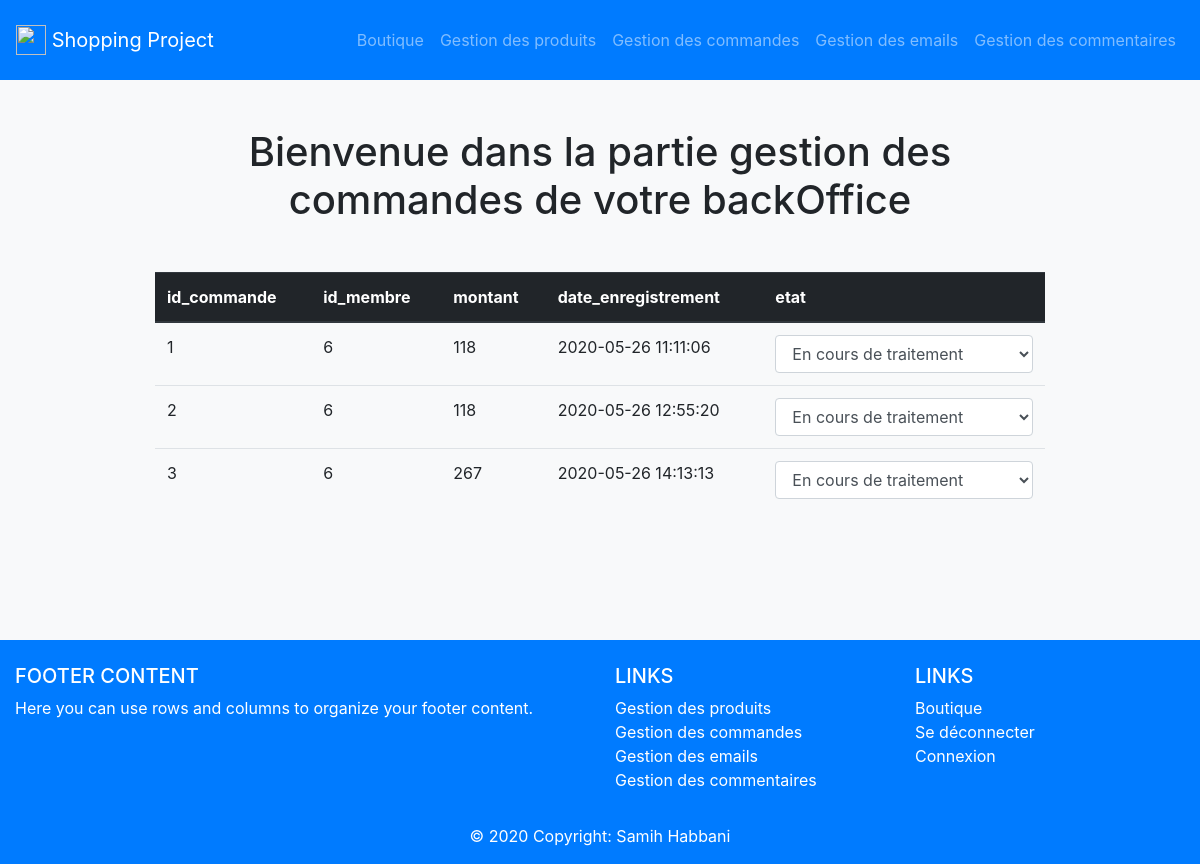
Page /admin/gestion_commandes.php on the committed database.
### tables this page shows
CREATE TABLE `commande` (
  `id_commande` int(3) NOT NULL,
  `id_membre` int(3) DEFAULT NULL,
  `montant` int(3) NOT NULL,
  `date_enregistrement` datetime NOT NULL,
  `etat` enum('en cours de traitement','envoyé','livré') NOT NULL
);

### admin/gestion_commandes.php (the view, shortened to what this page needs)
<?php
require_once("../inc/init.php");
$stmt = $pdo->query("SELECT * FROM commande");
require_once("inc/header.php");
?>
<h1 class='mb-5 text-center'>Bienvenue dans la partie gestion des commandes de votre backOffice</h1>
<table class="table mb-5">
  <thead class="thead-dark">
    <tr>
        <?php for ($i = 0; $i < $stmt->columnCount(); $i++) {
            $col = $stmt->getColumnMeta($i); ?>
            <th scope="col"><?= $col['name']; ?></th>
        <?php } ?>
    </tr>
  </thead>
  <tbody>
        <?php foreach($stmt->fetchAll(PDO::FETCH_ASSOC) as $index => $commande) { ?>
            <tr>
                <?php foreach($commande as $index => $valeur) { ?>
                    <?php if($index == "etat") { ?>
                        <td>
                            <form method="post">
                                <select class="form-control" name="etat">
                                    <option value="en cours de traitement"> En cours de traitement </option>
                                </select>
                            </form>
                        </td>
                    <?php } else { ?>
                        <td><?php echo $valeur; ?> </td>
                    <?php } ?>
                <?php } ?>
            </tr>
       <?php } ?>
  </tbody>
</table>
<?php
    require_once("inc/footer.php");
?>

### rows in the picture
commande: id_commande "1", id_membre "6", montant "118", date_enregistrement "2020-05-26 11:11:06"
commande: id_commande "2", id_membre "6", montant "118", date_enregistrement "2020-05-26 12:55:20"
commande: id_commande "3", id_membre "6", montant "267", date_enregistrement "2020-05-26 14:13:13"

### other values in the picture
$col['name'] "id_commande"
$col['name'] "id_membre"
$col['name'] "montant"
$col['name'] "date_enregistrement"
$col['name'] "etat"
